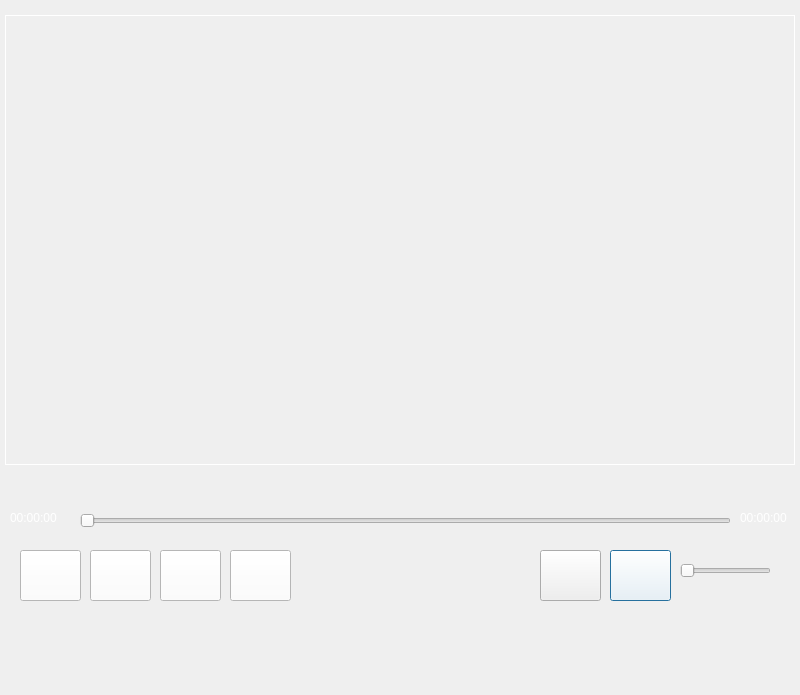
<?xml version="1.0" encoding="UTF-8"?>
<ui version="4.0">
 <class>VideoPlayer</class>
 <widget class="QDialog" name="VideoPlayer">
  <property name="geometry">
   <rect>
    <x>0</x>
    <y>0</y>
    <width>800</width>
    <height>695</height>
   </rect>
  </property>
  <property name="windowTitle">
   <string>Dialog</string>
  </property>
  <widget class="QPushButton" name="pushButton_Volume">
   <property name="geometry">
    <rect>
     <x>610</x>
     <y>550</y>
     <width>61</width>
     <height>51</height>
    </rect>
   </property>
   <property name="styleSheet">
    <string notr="true">background-color: rgb(255, 255, 255);</string>
   </property>
   <property name="text">
    <string/>
   </property>
  </widget>
  <widget class="QPushButton" name="pushButtonSousTitrage">
   <property name="geometry">
    <rect>
     <x>540</x>
     <y>550</y>
     <width>61</width>
     <height>51</height>
    </rect>
   </property>
   <property name="text">
    <string/>
   </property>
  </widget>
  <widget class="QLabel" name="label_current_Time">
   <property name="geometry">
    <rect>
     <x>10</x>
     <y>510</y>
     <width>56</width>
     <height>16</height>
    </rect>
   </property>
   <property name="styleSheet">
    <string notr="true">color: rgb(255, 255, 255);</string>
   </property>
   <property name="text">
    <string>00:00:00</string>
   </property>
  </widget>
  <widget class="QGroupBox" name="groupBox_video">
   <property name="geometry">
    <rect>
     <x>5</x>
     <y>15</y>
     <width>790</width>
     <height>450</height>
    </rect>
   </property>
   <property name="styleSheet">
    <string notr="true">QGroupBox
{
border:1px solid rgb(255, 255, 255);
}</string>
   </property>
   <property name="title">
    <string/>
   </property>
  </widget>
  <widget class="QPushButton" name="pushButton_Seek_Forward">
   <property name="geometry">
    <rect>
     <x>230</x>
     <y>550</y>
     <width>61</width>
     <height>51</height>
    </rect>
   </property>
   <property name="styleSheet">
    <string notr="true">background-color: rgb(255, 255, 255);</string>
   </property>
   <property name="text">
    <string/>
   </property>
  </widget>
  <widget class="QLabel" name="labelSousTitre">
   <property name="geometry">
    <rect>
     <x>10</x>
     <y>470</y>
     <width>781</width>
     <height>31</height>
    </rect>
   </property>
   <property name="styleSheet">
    <string notr="true">color: rgb(255, 255, 255);</string>
   </property>
   <property name="text">
    <string/>
   </property>
  </widget>
  <widget class="QPushButton" name="pushButton_Seek_Backward">
   <property name="geometry">
    <rect>
     <x>20</x>
     <y>550</y>
     <width>61</width>
     <height>51</height>
    </rect>
   </property>
   <property name="styleSheet">
    <string notr="true">background-color: rgb(255, 255, 255);</string>
   </property>
   <property name="text">
    <string/>
   </property>
  </widget>
  <widget class="QPushButton" name="pushButton_Stop">
   <property name="geometry">
    <rect>
     <x>160</x>
     <y>550</y>
     <width>61</width>
     <height>51</height>
    </rect>
   </property>
   <property name="styleSheet">
    <string notr="true">background-color: rgb(255, 255, 255);</string>
   </property>
   <property name="text">
    <string/>
   </property>
  </widget>
  <widget class="QSlider" name="horizontalSlider_Volume">
   <property name="geometry">
    <rect>
     <x>680</x>
     <y>560</y>
     <width>91</width>
     <height>22</height>
    </rect>
   </property>
   <property name="orientation">
    <enum>Qt::Horizontal</enum>
   </property>
  </widget>
  <widget class="QPushButton" name="pushButton_Play_Pause">
   <property name="geometry">
    <rect>
     <x>90</x>
     <y>550</y>
     <width>61</width>
     <height>51</height>
    </rect>
   </property>
   <property name="styleSheet">
    <string notr="true">background-color: rgb(255, 255, 255);</string>
   </property>
   <property name="text">
    <string/>
   </property>
  </widget>
  <widget class="QSlider" name="horizontalSlider_Duration">
   <property name="geometry">
    <rect>
     <x>80</x>
     <y>510</y>
     <width>651</width>
     <height>22</height>
    </rect>
   </property>
   <property name="styleSheet">
    <string notr="true">color: rgb(255, 255, 255);</string>
   </property>
   <property name="orientation">
    <enum>Qt::Horizontal</enum>
   </property>
  </widget>
  <widget class="QLabel" name="label_Total_Time">
   <property name="geometry">
    <rect>
     <x>740</x>
     <y>510</y>
     <width>56</width>
     <height>16</height>
    </rect>
   </property>
   <property name="styleSheet">
    <string notr="true">color: rgb(255, 255, 255);</string>
   </property>
   <property name="text">
    <string>00:00:00</string>
   </property>
  </widget>
  <widget class="QLabel" name="label">
   <property name="geometry">
    <rect>
     <x>-85</x>
     <y>-85</y>
     <width>1301</width>
     <height>761</height>
    </rect>
   </property>
   <property name="styleSheet">
    <string notr="true">image: url(:/new/prefix1/BackRouge.png);</string>
   </property>
   <property name="text">
    <string/>
   </property>
  </widget>
  <zorder>label</zorder>
  <zorder>pushButton_Volume</zorder>
  <zorder>pushButtonSousTitrage</zorder>
  <zorder>label_current_Time</zorder>
  <zorder>groupBox_video</zorder>
  <zorder>pushButton_Seek_Forward</zorder>
  <zorder>labelSousTitre</zorder>
  <zorder>pushButton_Seek_Backward</zorder>
  <zorder>pushButton_Stop</zorder>
  <zorder>horizontalSlider_Volume</zorder>
  <zorder>pushButton_Play_Pause</zorder>
  <zorder>horizontalSlider_Duration</zorder>
  <zorder>label_Total_Time</zorder>
 </widget>
 <resources/>
 <connections/>
</ui>
